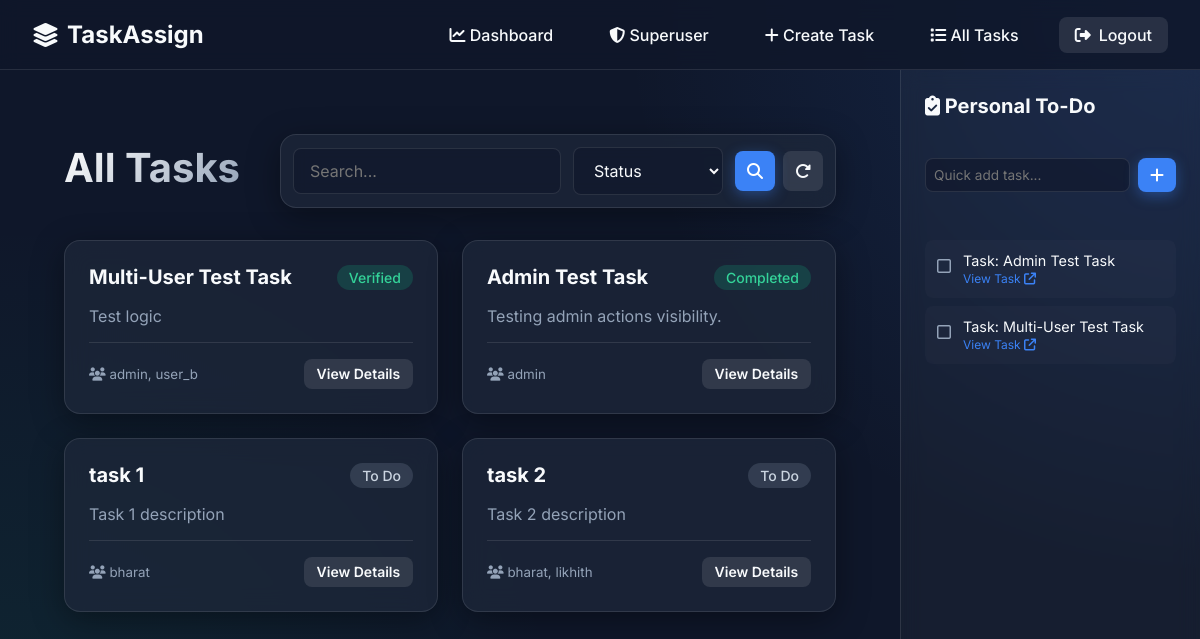
The app's page /tasks/ (signed in) with its own data.
### main/models.py (models this page shows, shortened)
class Task(models.Model):
    STATUS_CHOICES = [
        ("To Do", "To Do"),
        ("In Progress", "In Progress"),
        ("Review", "Review"),
        ("Completed", "Completed"),
        ("Verified", "Verified"),
        ("Rejected", "Rejected"),
    ]
    title = models.CharField(max_length=255)
    description = models.TextField()
    status = models.CharField(max_length=20, choices=STATUS_CHOICES, default="To Do")
    assignees = models.ManyToManyField(User, related_name="tasks")
    created_at = models.DateTimeField(auto_now_add=True)

class User(AbstractUser):
    role = models.CharField(max_length=20, choices=ROLE_CHOICES, default="frontend")

class PersonalTodo(models.Model):
    user = models.ForeignKey(
        User, on_delete=models.CASCADE, related_name="personal_todos"
    )
    task = models.ForeignKey(Task, on_delete=models.CASCADE, null=True, blank=True)
    text = models.CharField(max_length=255)
    is_completed = models.BooleanField(default=False)
    created_at = models.DateTimeField(auto_now_add=True)

### main/views.py (the view)
# urls.py: path("tasks/", views.task_list, name="task_list"),
@login_required
def task_list(request):
    if request.user.is_superuser:
        tasks = Task.objects.prefetch_related("assignees").all()
    else:
        tasks = Task.objects.prefetch_related("assignees").filter(
            assignees=request.user
        )
    status_filter = request.GET.get("status")
    if status_filter:
        tasks = tasks.filter(status=status_filter)
    search_query = request.GET.get("search")
    if search_query:
        tasks = tasks.filter(title__icontains=search_query)
    return render(request, "main/task_list.html", {"tasks": tasks})

### main/context_processors.py (called while the page is built)
def personal_todos(request):
    if request.user.is_authenticated:
        return {
            "sidebar_todos": request.user.personal_todos.select_related("task")
            .all()
            .order_by("is_completed", "-created_at")
        }
    return {"sidebar_todos": []}

### main/templates/main/task_list.html (shortened to what this page needs)
{% extends "main/base.html" %}
{% block content %}
<div class="mb-4 flex-header" style="display: flex; justify-content: space-between; align-items: center;">
    <h2 class="page-title">All Tasks</h2>
    <form method="get" class="glass-panel" style="display: flex; gap: 0.75rem; padding: 0.75rem; align-items: center; width: auto; max-width: 100%; flex-wrap: wrap;">
        <div style="flex: 1; min-width: 200px;">
            <input type="text" name="search" placeholder="Search..." value="{{ request.GET.search }}" style="width: 100%;">
        </div>
        <div style="min-width: 150px;">
            <select name="status">
                <option value="">Status</option>
            </select>
        </div>
        <div style="display: flex; gap: 0.5rem;">
            <button type="submit" class="btn btn-primary" style="padding: 0.75rem;"><i class="fa-solid fa-magnifying-glass"></i></button>
            <a href="{% url 'task_list' %}" class="btn btn-secondary" style="padding: 0.75rem;"><i class="fa-solid fa-rotate-right"></i></a>
        </div>
    </form>
</div>
{% if not tasks %}
    <div class="glass-panel text-center py-5">
        <div style="font-size: 3rem; color: var(--text-muted); margin-bottom: 1rem;">
            <i class="fa-regular fa-folder-open"></i>
        </div>
        <h3>No tasks found</h3>
        <p style="color: var(--text-muted);">Try a different search or filter.</p>
    </div>
{% else %}
    <div class="dashboard-grid">
        {% for task in tasks %}
            <div class="glass-panel task-card">
                <div style="display: flex; justify-content: space-between; align-items: flex-start; margin-bottom: 1rem; gap: 1rem;">
                    <h3 style="margin: 0;"><a href="{% url 'task_detail' task.id %}" style="color: var(--text-color);">{{ task.title }}</a></h3>
                    <span class="badge
                        {% if task.status == 'To Do' %}badge-todo
                        {% elif task.status == 'In Progress' %}badge-progress
                        {% elif task.status == 'Review' %}badge-review
                        {% elif task.status == 'Completed' or task.status == 'Verified' %}badge-completed
                        {% elif task.status == 'Rejected' %}badge-rejected
                        {% else %}badge-todo{% endif %}">
                        {{ task.status }}
                    </span>
                </div>
                <p>{{ task.description }}</p>
                <div class="task-footer">
                    <div>
                        <small style="color: var(--text-muted); display: block;"><i class="fa-solid fa-users"></i>
                            {% for assignee in task.assignees.all %}
                                {{ assignee.username }}{% if not forloop.last %}, {% endif %}
                            {% endfor %}
                        </small>
                    </div>
                    <a href="{% url 'task_detail' task.id %}" class="btn btn-secondary" style="padding: 0.4rem 0.8rem; font-size: 0.875rem;">View Details</a>
                </div>
            </div>
        {% endfor %}
    </div>
{% endif %}
{% endblock %}

### main/templates/main/base.html (shortened to what this page needs)
{% load static %}
<!DOCTYPE html>
<html lang="en">
<head>
    <link rel="stylesheet" href="https://cdnjs.cloudflare.com/ajax/libs/font-awesome/6.4.0/css/all.min.css">
    <link rel="stylesheet" href="{% static 'main/css/style.css' %}">
</head>
<body>
    <nav class="navbar">
        <a href="{% url 'home' %}" class="nav-brand">
            <i class="fa-solid fa-layer-group"></i> TaskAssign
        </a>
        <ul class="nav-links" id="nav-links">
            {% if user.is_authenticated %}
                <li><a href="{% url 'dashboard' %}"><i class="fa-solid fa-chart-line"></i> Dashboard</a></li>
                {% if user.is_superuser %}
                    <li><a href="{% url 'superuser_dashboard' %}"><i class="fa-solid fa-shield-halved"></i> Superuser</a></li>
                    <li><a href="{% url 'create_task' %}"><i class="fa-solid fa-plus"></i> Create Task</a></li>
                {% endif %}
                <li><a href="{% url 'task_list' %}"><i class="fa-solid fa-list"></i> All Tasks</a></li>
                <li><a href="{% url 'logout' %}" class="btn btn-secondary"><i class="fa-solid fa-right-from-bracket"></i> Logout</a></li>
            {% else %}
                <li><a href="{% url 'login' %}"><i class="fa-solid fa-right-to-bracket"></i> Login</a></li>
                <li><a href="{% url 'register' %}" class="btn btn-primary"><i class="fa-solid fa-user-plus"></i> Register</a></li>
            {% endif %}
        </ul>
    </nav>
    <div class="layout-wrapper">
        <div class="main-content">
            <div class="container">
                {% block content %}
                {% endblock %}
            </div>
        </div>
        {% if user.is_authenticated %}
        <aside class="sidebar">
            <h3 style="font-size: 1.25rem; margin-bottom: 1rem;"><i class="fa-solid fa-clipboard-check"></i> Personal To-Do</h3>
            <form action="{% url 'add_todo' %}" method="POST" style="margin-bottom: 1.5rem;">
                <div style="display: flex; gap: 0.5rem;">
                    <input type="text" name="todo_text" placeholder="Quick add task..." required style="padding: 0.5rem; font-size: 0.85rem;">
                    <button type="submit" class="btn btn-primary" style="padding: 0.5rem 0.75rem;"><i class="fa-solid fa-plus"></i></button>
                </div>
            </form>
            <div class="todo-list">
                {% for todo in sidebar_todos %}
                <div class="todo-item {% if todo.is_completed %}todo-completed{% endif %}">
                    <a href="{% url 'toggle_todo' todo.id %}" class="todo-checkbox">
                        {% if todo.is_completed %}
                            <i class="fa-solid fa-square-check" style="color: var(--success-color);"></i>
                        {% else %}
                            <i class="fa-regular fa-square" style="color: var(--text-muted);"></i>
                        {% endif %}
                    </a>
                    <div class="todo-text">
                        {{ todo.text }}
                        {% if todo.task %}
                        <br>
                        <small style="color: var(--accent-color); font-size: 0.75rem;">
                            <a href="{% url 'task_detail' todo.task.id %}" style="color: inherit;">View Task <i class="fa-solid fa-arrow-up-right-from-square"></i></a>
                        </small>
                        {% endif %}
                    </div>
                </div>
                {% empty %}
                <p style="color: var(--text-muted); font-size: 0.9rem; text-align: center;">No tasks yet.</p>
                {% endfor %}
            </div>
        </aside>
        {% endif %}
    </div>
</body>
</html>

### main/static/main/css/style.css (style rules this page uses)
:root { --bg-color: #0f172a; --text-color: #f8fafc; --text-muted: #94a3b8; --accent-color: #3b82f6; --accent-hover: #2563eb; --glass-bg: rgba(30, 41, 59, 0.7); --glass-border: rgba(255, 255, 255, 0.1); --card-shadow: 0 8px 32px 0 rgba(0, 0, 0, 0.37); --danger-color: #ef4444; --success-color: #10b981; --warning-color: #f59e0b; }
* { margin: 0; padding: 0; box-sizing: border-box; font-family: 'Inter', sans-serif; }
body { background-color: var(--bg-color); color: var(--text-color); min-height: 100vh; display: flex; flex-direction: column; background-image: radial-gradient(circle at top right, rgba(59, 130, 246, 0.15), transparent 40%), radial-gradient(circle at bottom left, rgba(16, 185, 129, 0.1), transparent 40%); background-attachment: fixed; }
a { color: var(--accent-color); text-decoration: none; transition: color 0.2s ease; }
.glass-panel { background: var(--glass-bg); backdrop-filter: blur(12px); -webkit-backdrop-filter: blur(12px); border: 1px solid var(--glass-border); border-radius: 16px; box-shadow: var(--card-shadow); padding: 2rem; animation: slideUp 0.6s ease-out backwards; }
.navbar { display: flex; justify-content: space-between; align-items: center; padding: 1rem 2rem; background: rgba(15, 23, 42, 0.8); backdrop-filter: blur(10px); border-bottom: 1px solid var(--glass-border); position: sticky; top: 0; z-index: 100; height: 70px; }
.nav-brand { font-size: 1.5rem; font-weight: 700; color: var(--text-color); display: flex; align-items: center; gap: 0.5rem; }
.nav-links { display: flex; list-style: none; gap: 1.5rem; align-items: center; }
.nav-links a { color: var(--text-color); font-weight: 500; padding: 0.5rem 1rem; border-radius: 8px; transition: all 0.3s ease; }
.container { max-width: 1200px; margin: 0 auto; padding: 2rem; flex: 1; width: 100%; }
input[type="text"], input[type="password"], input[type="email"], textarea, select { width: 100%; padding: 0.75rem 1rem; background: rgba(15, 23, 42, 0.6); border: 1px solid var(--glass-border); border-radius: 8px; color: var(--text-color); font-size: 1rem; transition: all 0.3s ease; }
.btn { display: inline-flex; align-items: center; justify-content: center; gap: 0.5rem; padding: 0.75rem 1.5rem; border-radius: 8px; font-weight: 600; cursor: pointer; transition: all 0.3s ease; border: none; font-size: 1rem; }
.btn-primary { background: var(--accent-color); color: white; box-shadow: 0 4px 14px 0 rgba(59, 130, 246, 0.39); }
.btn-secondary { background: rgba(255, 255, 255, 0.1); color: var(--text-color); }
.main-content { animation: fadeIn 0.5s ease-out; }
.dashboard-grid { display: grid; grid-template-columns: repeat(auto-fill, minmax(320px, 1fr)); gap: 1.5rem; margin-top: 2rem; }
.task-card { padding: 1.5rem; transition: transform 0.3s ease, box-shadow 0.3s ease, border-color 0.3s ease; }
.task-card h3 { margin-bottom: 0.5rem; font-size: 1.25rem; }
.task-card p { color: var(--text-muted); margin-bottom: 1rem; display: -webkit-box; -webkit-line-clamp: 2; -webkit-box-orient: vertical; overflow: hidden; }
.badge { padding: 0.25rem 0.75rem; border-radius: 9999px; font-size: 0.875rem; font-weight: 500; }
.badge-todo { background: rgba(148, 163, 184, 0.2); color: #cbd5e1; }
.badge-completed { background: rgba(16, 185, 129, 0.2); color: #34d399; }
.task-footer { display: flex; justify-content: space-between; align-items: center; margin-top: 1rem; padding-top: 1rem; border-top: 1px solid var(--glass-border); }
.mb-4 { margin-bottom: 2rem; }
.page-title { font-size: 2.5rem; font-weight: 700; margin-bottom: 0.5rem; background: linear-gradient(135deg, #fff, #94a3b8); -webkit-background-clip: text; -webkit-text-fill-color: transparent; }
.dashboard-grid > *:nth-child(1) { animation-delay: 0.1s; }
.dashboard-grid > *:nth-child(2) { animation-delay: 0.2s; }
.dashboard-grid > *:nth-child(3) { animation-delay: 0.3s; }
.dashboard-grid > *:nth-child(4) { animation-delay: 0.4s; }

### records on screen
Task: title "Multi-User Test Task", status "Verified", description "Test logic"
User: username "admin"
User: username "user_b"
Task: title "Admin Test Task", status "Completed", description "Testing admin actions visibility."
Task: title "task 1", status "To Do", description "Task 1 description"
User: username "bharat"
Task: title "task 2", status "To Do", description "Task 2 description"
User: username "likhith"
PersonalTodo: is_completed False (drawn), text "Task: Admin Test Task", shows "View Task"
PersonalTodo: is_completed False (drawn), text "Task: Multi-User Test Task", shows "View Task"
